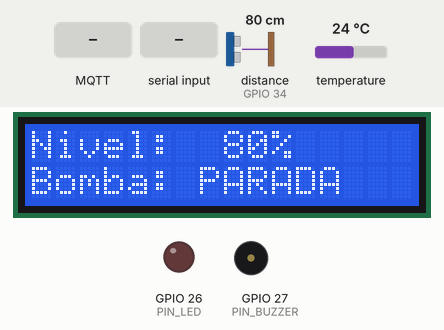
This sketch was run on a simulated ESP32. Shown: 16×2 character LCD, output pins drawn as LEDs (lit = HIGH), buzzer (waves = sounding, pin HIGH). Wiring (from diagram.json): ultrasonic range finder: trigger GPIO 5; echo GPIO 34. The test bench sets the inputs (shaded band); at power-on: distance to the obstacle (sensor on GPIO 34) 80 cm, temperature 24 °C. The echo pulse lasts 58.3 µs per cm; WiFi joins after 1.5 s; servers stay silent unless stated; the local clock reads 2024-03-15 10:24:30 at power-on unless the sketch sets it; no MQTT or app messages arrive unless stated; pins used as bus, display or sensor lines are not drawn; what the sketch prints to the serial monitor is not drawn.

Above: at 1.6 s.
1.7 s: MQTT message "LIGAR" arrives on the first subscribed topic
At 2.6 s:
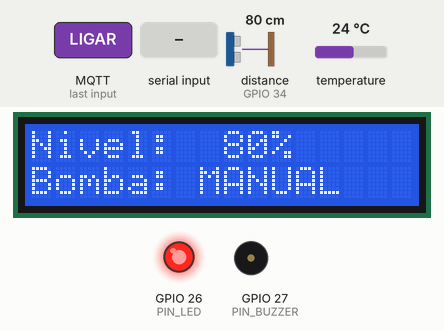
3.5 s: distance to the obstacle (sensor on GPIO 34) set to 47 cm
At 5.7 s:
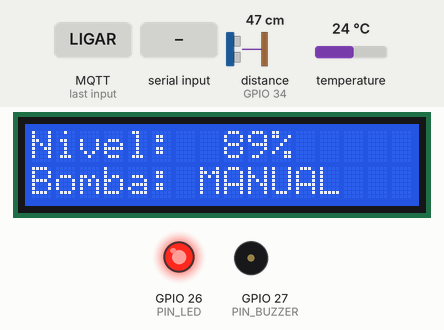
6.2 s: distance to the obstacle (sensor on GPIO 34) set to 40 cm
At 7.82 s:
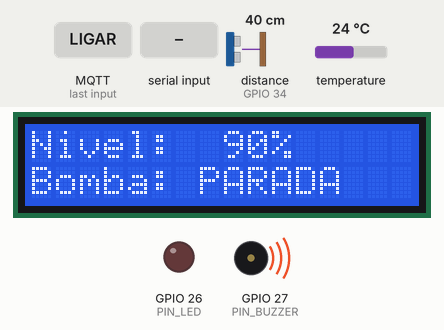
9.9 s: temperature set to 12 °C
At 14.2 s:
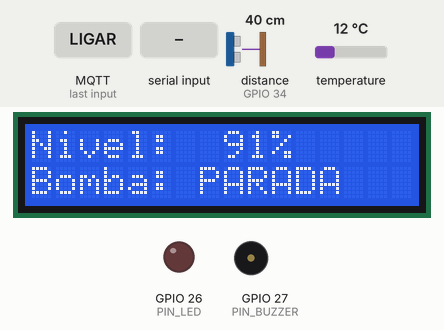
14.8 s: "LIGAR\n" received over Serial
At 15.5 s:
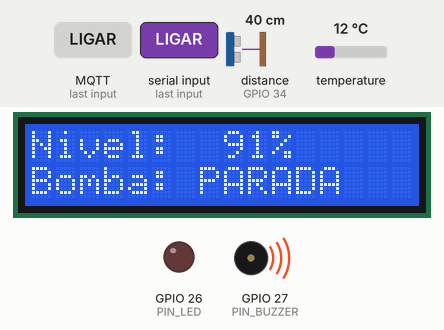
16.3 s: distance to the obstacle (sensor on GPIO 34) set to 26 cm
At 18.5 s:
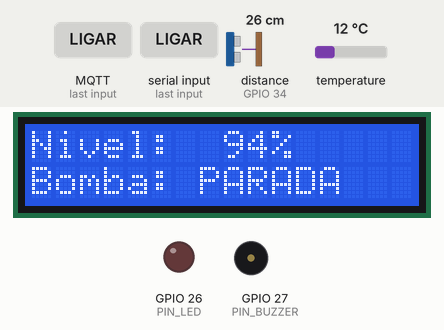
18.8 s: distance to the obstacle (sensor on GPIO 34) set to 22 cm
Timing chart, 0 to 21.7 s (numbered marks = the images above; inputs shaded):
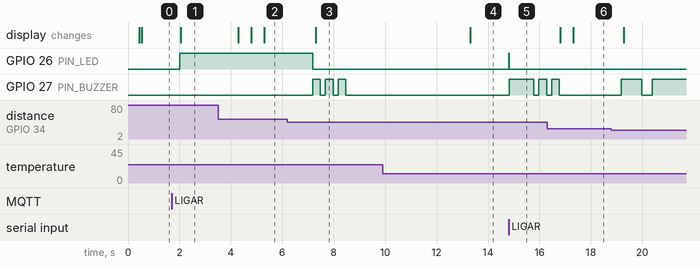

The sketch:

sketch.ino
```cpp
#include <WiFi.h>
#include <WiFiClientSecure.h>
#include <PubSubClient.h>
#include <Wire.h>
#include <LiquidCrystal_I2C.h>
#include <OneWire.h>
#include <DallasTemperature.h>
#include <time.h>
#include <stdarg.h>

// ---------- pinos ----------
#define PIN_TRIG    5
#define PIN_ECHO    34
#define PIN_TEMP    4
#define PIN_LED     26
#define PIN_BUZZER  27

// ---------- calibracao ----------
const float D_VAZIO  = 400.0;  // cm do sensor ate o fundo
const float D_CHEIO  = 2.0;    // cm do sensor ate o nivel maximo
const float ALFA_EMA = 0.30;

// ---------- limiares ----------
const int NIVEL_LIGA     = 10;
const int NIVEL_DESLIGA  = 90;
const int NIVEL_BAIXO    = 15;
const int NIVEL_CRITICO  = 95;

// ---------- rede ----------
const char* SSID    = "Wokwi-GUEST";
const char* SENHA   = "";
const char* BROKER  = "seu-cluster.s1.eu.hivemq.cloud";
const int   PORTA   = 8883;
const char* USUARIO = "esp32";
const char* SENHA_MQTT = "troque-aqui";
const char* PREFIXO = "catolicasc-g4/reservatorio";

// ---------- wi-fi: reconexao e relogio ----------
// Espera entre tentativas de reconexao. Dobra a cada falha ate o teto para
// nao inundar o ar com pedidos de associacao enquanto o AP esta fora.
const unsigned long WIFI_ESPERA_INICIAL = 5000;
const unsigned long WIFI_ESPERA_MAXIMA  = 30000;
const long NTP_FUSO = -3 * 3600;   // horario de Brasilia (UTC-3)

// WiFiClientSecure no lugar de WiFiClient: o cluster exige TLS.
WiFiClientSecure net;
PubSubClient mqtt(net);
LiquidCrystal_I2C lcd(0x27, 16, 2);
OneWire fio(PIN_TEMP);
DallasTemperature sensorTemp(&fio);

// ---------- estado ----------
float buf[5]; uint8_t bufIdx = 0; bool bufCheio = false;
float distFiltrada = -1, temperatura = 25.0;
int nivel = 0;
bool bombaLigada = false, origemAuto = false, inibido = false;
String alerta = "NORMAL";
unsigned long tLeitura = 0, tLcd = 0, tPub = 0, tTemp = 0, tMqtt = 0;
unsigned long backoff = 1000;

// ---------- estado da rede ----------
bool wifiConectado = false, horaSincronizada = false;
unsigned long tWifi = 0, tTentativa = 0, tQueda = 0, tSemWifi = 0, tStatus = 0;
unsigned long esperaWifi = WIFI_ESPERA_INICIAL;
unsigned long tentativasWifi = 0, quedasWifi = 0;

// ---------- log carimbado ----------
// Toda linha sai com [data hora | uptime] na frente. E isso que transforma o
// print do monitor serial em evidencia: da para conferir a hora do log com a
// hora do relogio do computador na mesma tela.
void carimbo(char* saida, size_t n) {
  unsigned long s = millis() / 1000;
  char hora[20] = "--/-- --:--:--";
  if (horaSincronizada) {
    time_t agora = time(nullptr);
    struct tm t;
    localtime_r(&agora, &t);
    strftime(hora, sizeof(hora), "%d/%m %H:%M:%S", &t);
  }
  snprintf(saida, n, "[%s | up %02lu:%02lu:%02lu]", hora, s / 3600, (s / 60) % 60, s % 60);
}

void logSerial(const char* fmt, ...) {
  char ts[40];
  carimbo(ts, sizeof(ts));
  char msg[220];
  va_list args;
  va_start(args, fmt);
  vsnprintf(msg, sizeof(msg), fmt, args);
  va_end(args);
  Serial.print(ts); Serial.print(' '); Serial.println(msg);
}

const char* nomeStatusWifi(wl_status_t s) {
  switch (s) {
    case WL_CONNECTED:       return "CONECTADO";
    case WL_NO_SSID_AVAIL:   return "SSID_NAO_ENCONTRADO";
    case WL_CONNECT_FAILED:  return "FALHA_NA_AUTENTICACAO";
    case WL_CONNECTION_LOST: return "CONEXAO_PERDIDA";
    case WL_DISCONNECTED:    return "DESCONECTADO";
    case WL_IDLE_STATUS:     return "OCIOSO";
    default:                 return "DESCONHECIDO";
  }
}

// RSSI e potencia recebida em dBm, sempre negativa: quanto mais perto de zero,
// mais forte o sinal que chega na antena.
const char* qualidadeRssi(int rssi) {
  if (rssi >= -60) return "boa";
  if (rssi >= -70) return "aceitavel";
  if (rssi >= -80) return "fraca";
  return "critica";
}

void imprimirStatus() {
  wl_status_t s = WiFi.status();
  if (s == WL_CONNECTED) {
    int rssi = WiFi.RSSI();
    logSerial("ATIVO -- IP=%s RSSI=%d dBm (%s) | MQTT=%s | nivel=%d%% temp=%.1fC bomba=%s | quedas=%lu",
              WiFi.localIP().toString().c_str(), rssi, qualidadeRssi(rssi),
              mqtt.connected() ? "conectado" : "desconectado",
              nivel, temperatura,
              bombaLigada ? (origemAuto ? "AUTO" : "MANUAL") : "parada", quedasWifi);
  } else {
    logSerial("OFFLINE -- status=%s | tentativas=%lu | quedas=%lu",
              nomeStatusWifi(s), tentativasWifi, quedasWifi);
  }
}

void iniciarWifi() {
  WiFi.mode(WIFI_STA);
  WiFi.persistent(false);        // nao regrava as credenciais na flash a cada boot
  WiFi.setAutoReconnect(false);  // a reconexao e feita por supervisionarWifi(), logo
                                 // abaixo: um mecanismo so, e com log de cada passo
  logSerial("Wi-Fi: associando ao SSID \"%s\" e pedindo endereco por DHCP...", SSID);
  WiFi.begin(SSID, SENHA);
  tTentativa = millis();
  tentativasWifi = 1;
}

void aoConectarWifi() {
  wifiConectado = true;
  esperaWifi = WIFI_ESPERA_INICIAL;
  backoff = 1000;   // solta a espera do MQTT: com rede de volta ele tenta na hora
  tMqtt = 0;
  int rssi = WiFi.RSSI();
  logSerial("Wi-Fi CONECTADO -- SSID=%s canal=%d RSSI=%d dBm (%s)",
            WiFi.SSID().c_str(), WiFi.channel(), rssi, qualidadeRssi(rssi));
  logSerial("DHCP entregou: IP=%s mascara=%s gateway=%s DNS=%s",
            WiFi.localIP().toString().c_str(), WiFi.subnetMask().toString().c_str(),
            WiFi.gatewayIP().toString().c_str(), WiFi.dnsIP().toString().c_str());
  if (tQueda) {
    logSerial("RECONEXAO AUTOMATICA concluida em %.1f s apos a queda #%lu, "
              "sem mexer no codigo e sem upload novo",
              (millis() - tQueda) / 1000.0, quedasWifi);
    tQueda = 0;
  }
  if (!horaSincronizada) {
    configTime(NTP_FUSO, 0, "pool.ntp.org", "a.st1.ntp.br");
    logSerial("NTP: pedindo a hora certa para carimbar as proximas linhas");
  }
}

// Um caminho unico para registrar a perda, venha ela de uma queda real ou do
// comando QUEDA digitado no monitor serial.
void registrarQueda(const char* motivo) {
  if (!wifiConectado) return;
  wifiConectado = false;
  quedasWifi++;
  tQueda = millis();
  tSemWifi = 0;
  logSerial("Wi-Fi PERDIDO (queda #%lu) -- %s", quedasWifi, motivo);
  mqtt.disconnect();   // sem rede o MQTT so acumularia timeout; ele volta depois
  esperaWifi = WIFI_ESPERA_INICIAL;
  tTentativa = millis() - esperaWifi;   // primeira tentativa sai imediatamente
}

// Esta e a logica que detecta e reage a uma queda de Wi-Fi. Roda a cada 250 ms
// dentro do loop(), sem bloquear: o sensor, o LCD e a bomba continuam
// funcionando enquanto a rede nao volta.
void supervisionarWifi() {
  unsigned long agora = millis();
  if (agora - tWifi < 250) return;
  tWifi = agora;

  wl_status_t s = WiFi.status();

  if (s == WL_CONNECTED) {
    if (!wifiConectado) aoConectarWifi();
    if (!horaSincronizada && time(nullptr) > 1700000000) {
      horaSincronizada = true;
      logSerial("NTP: relogio sincronizado -- as linhas acima tinham so o uptime");
    }
    return;
  }

  if (wifiConectado) {
    char motivo[80];
    snprintf(motivo, sizeof(motivo), "queda detectada pelo firmware (status=%s)", nomeStatusWifi(s));
    registrarQueda(motivo);
  }

  // Na queda, uma linha por segundo deixa a interrupcao visivel no print.
  // No boot, a cada 2 s, para nao empurrar o DHCP para fora da tela.
  if (agora - tSemWifi >= (tQueda ? 1000UL : 2000UL)) {
    tSemWifi = agora;
    if (tQueda) logSerial("sem Wi-Fi ha %.1f s (status=%s) -- o ESP32 esta tentando voltar sozinho",
                          (agora - tQueda) / 1000.0, nomeStatusWifi(s));
    else        logSerial("ainda sem IP (status=%s) -- aguardando o Wi-Fi subir", nomeStatusWifi(s));
  }

  if (agora - tTentativa < esperaWifi) return;
  tTentativa = agora;
  tentativasWifi++;
  logSerial("Wi-Fi: tentativa #%lu de %s (proxima em %lu s se esta falhar)",
            tentativasWifi, tQueda ? "reconexao" : "conexao", esperaWifi / 1000);
  WiFi.disconnect(false, false);
  WiFi.begin(SSID, SENHA);
  esperaWifi = min(esperaWifi * 2, WIFI_ESPERA_MAXIMA);
}

// ---------- buzzer nao bloqueante ----------
const uint16_t PAD_CONCLUIDO[] = {300, 200, 300, 200, 300, 0};
const uint16_t PAD_ALTO[]      = {800, 400, 0};
const uint16_t* padrao = nullptr;
uint8_t padIdx = 0; bool padRepete = false; unsigned long padT = 0;

void tocar(const uint16_t* p, bool rep) {
  if (padrao == p) return;
  padrao = p; padIdx = 0; padRepete = rep; padT = millis();
  digitalWrite(PIN_BUZZER, HIGH);
}
void pararBuzzer() { padrao = nullptr; digitalWrite(PIN_BUZZER, LOW); }
void atualizarBuzzer() {
  if (!padrao) return;
  if (millis() - padT < padrao[padIdx]) return;
  padT = millis(); padIdx++;
  if (padrao[padIdx] == 0) {
    if (padRepete) { padIdx = 0; digitalWrite(PIN_BUZZER, HIGH); }
    else pararBuzzer();
    return;
  }
  digitalWrite(PIN_BUZZER, (padIdx % 2 == 0) ? HIGH : LOW);
}

// ---------- medicao ----------
float lerDistancia() {
  float v = 331.4 + 0.606 * temperatura;      // m/s
  float cmPorUs = v / 10000.0;
  digitalWrite(PIN_TRIG, LOW);  delayMicroseconds(4);
  digitalWrite(PIN_TRIG, HIGH); delayMicroseconds(10);
  digitalWrite(PIN_TRIG, LOW);
  unsigned long dur = pulseIn(PIN_ECHO, HIGH, 30000UL);
  if (dur == 0) return -1.0;
  return (dur * cmPorUs) / 2.0;
}

float mediana() {
  float t[5]; uint8_t n = bufCheio ? 5 : bufIdx;
  if (n == 0) return -1.0;
  for (uint8_t i = 0; i < n; i++) t[i] = buf[i];
  for (uint8_t i = 1; i < n; i++) {
    float k = t[i]; int j = i - 1;
    while (j >= 0 && t[j] > k) { t[j + 1] = t[j]; j--; }
    t[j + 1] = k;
  }
  return t[n / 2];
}

void medir() {
  float d = lerDistancia();
  if (d < 0 || d > 450) return;
  buf[bufIdx] = d;
  bufIdx = (bufIdx + 1) % 5;
  if (bufIdx == 0) bufCheio = true;
  float m = mediana();
  if (m < 0) return;
  distFiltrada = (distFiltrada < 0) ? m : (ALFA_EMA * m + (1 - ALFA_EMA) * distFiltrada);
  float pct = (D_VAZIO - distFiltrada) / (D_VAZIO - D_CHEIO) * 100.0;
  nivel = constrain((int)round(pct), 0, 100);
}

// ---------- publicacao ----------
void pub(const char* sufixo, const char* payload, bool retained = false) {
  if (!mqtt.connected()) return;
  char topico[100];
  snprintf(topico, sizeof(topico), "%s/%s", PREFIXO, sufixo);
  mqtt.publish(topico, payload, retained);
}

void publicarBomba() {
  const char* v = !bombaLigada ? "DESLIGADA" : (origemAuto ? "LIGADA:AUTO" : "LIGADA:MANUAL");
  pub("bomba", v, true);
}

void definirAlerta(String novo) {
  if (novo == alerta) return;
  alerta = novo;
  pub("alerta/nivel", alerta.c_str());
}

// ---------- logica da bomba ----------
void ligar(bool automatico) {
  if (bombaLigada) return;
  bombaLigada = true; origemAuto = automatico;
  digitalWrite(PIN_LED, HIGH);
  publicarBomba();
  if (automatico) definirAlerta("ACIONAMENTO_AUTOMATICO");
}

void parar(bool manual) {
  if (!bombaLigada) return;
  bombaLigada = false;
  digitalWrite(PIN_LED, LOW);
  if (manual && nivel <= NIVEL_LIGA) inibido = true;
  publicarBomba();
  if (!manual) { tocar(PAD_CONCLUIDO, false); definirAlerta("ENCHIMENTO_CONCLUIDO"); }
}

void controlar() {
  if (nivel > NIVEL_BAIXO) inibido = false;
  if (!bombaLigada && nivel <= NIVEL_LIGA && !inibido) ligar(true);
  else if (bombaLigada && nivel >= NIVEL_DESLIGA) parar(false);

  if (nivel >= NIVEL_CRITICO) { definirAlerta("CRITICO_ALTO"); tocar(PAD_ALTO, true); }
  else {
    if (padRepete) pararBuzzer();
    if (nivel < NIVEL_BAIXO) definirAlerta("NIVEL_BAIXO");
    else if (alerta == "CRITICO_ALTO" || alerta == "NIVEL_BAIXO") definirAlerta("NORMAL");
  }
}

// ---------- comandos ----------
void aplicarComando(String c) {
  c.trim(); c.toUpperCase();
  if (c == "LIGAR")      { ligar(false); pub("comando/bomba/confirmacao", "LIGAR:OK"); }
  else if (c == "PARAR") { parar(true);  pub("comando/bomba/confirmacao", "PARAR:OK"); }
  else                     pub("comando/bomba/confirmacao", "ERRO:comando_invalido");
}

void aoReceber(char* topico, byte* payload, unsigned int len) {
  String msg; for (unsigned int i = 0; i < len; i++) msg += (char)payload[i];
  aplicarComando(msg);
}

// ---------- comandos digitados no monitor serial ----------
// QUEDA existe para a evidencia de reconexao: derruba o Wi-Fi de proposito sem
// editar o codigo e sem upload novo, entao o que acontece depois e do firmware.
void processarComandoSerial(String c) {
  c.trim(); c.toUpperCase();
  if (c == "QUEDA") {
    logSerial("COMANDO \"QUEDA\": derrubando o Wi-Fi de proposito para testar a reconexao");
    registrarQueda("desconexao provocada pelo comando QUEDA no monitor serial");
    WiFi.disconnect(false, false);   // so desassocia; nao apaga as credenciais
  } else if (c == "STATUS") {
    imprimirStatus();
  } else if (c == "LIGAR" || c == "PARAR") {
    aplicarComando(c);
    logSerial("COMANDO \"%s\" aplicado pelo monitor serial", c.c_str());
  } else {
    logSerial("comando \"%s\" desconhecido -- use QUEDA, STATUS, LIGAR ou PARAR", c.c_str());
  }
}

void lerSerial() {
  static String linha;
  while (Serial.available()) {
    char c = (char)Serial.read();
    if (c == '\n' || c == '\r') {
      if (linha.length()) {
        Serial.println();
        processarComandoSerial(linha);
        linha = "";
      }
    } else if (c == 8 || c == 127) {          // backspace
      if (linha.length()) {
        linha.remove(linha.length() - 1);
        Serial.print("\b \b");
      }
    } else if (linha.length() < 32) {
      linha += c;
      Serial.write(c);   // eco: o terminal do Wokwi no VS Code nao ecoa sozinho,
                         // entao sem isto o comando digitado nao sai no print
    }
  }
}

// ---------- conexao ----------
void conectarMqtt() {
  // Usa o estado que supervisionarWifi() publica, e nao WiFi.status() direto:
  // assim a linha do MQTT nunca aparece antes das linhas de Wi-Fi e DHCP.
  if (mqtt.connected() || !wifiConectado) return;
  if (millis() - tMqtt < backoff) return;
  tMqtt = millis();
  char id[40], lwt[110];
  snprintf(id, sizeof(id), "esp32-reserv-%06X", (uint32_t)ESP.getEfuseMac());
  snprintf(lwt, sizeof(lwt), "%s/status", PREFIXO);
  if (mqtt.connect(id, USUARIO, SENHA_MQTT, lwt, 1, true, "offline")) {
    backoff = 1000;
    pub("status", "online", true);
    publicarBomba();
    char sub[110];
    snprintf(sub, sizeof(sub), "%s/comando/bomba", PREFIXO);
    mqtt.subscribe(sub, 1);
    logSerial("MQTT conectado ao broker %s:%d como %s", BROKER, PORTA, id);
  } else {
    backoff = min(backoff * 2, 30000UL);
    logSerial("MQTT: falha ao conectar em %s:%d (rc=%d) -- nova tentativa em %lu s",
              BROKER, PORTA, mqtt.state(), backoff / 1000);
  }
}

void setup() {
  Serial.begin(115200);
  delay(300);   // da tempo do monitor serial engatar antes do cabecalho
  Serial.println();
  logSerial("===== Reservatorio IoT -- firmware iniciado =====");
  logSerial("Dispositivo esp32-reserv-%06X | topico base: %s",
            (uint32_t)ESP.getEfuseMac(), PREFIXO);
  logSerial("Comandos do monitor serial: QUEDA | STATUS | LIGAR | PARAR");
  pinMode(PIN_TRIG, OUTPUT); pinMode(PIN_ECHO, INPUT);
  pinMode(PIN_LED, OUTPUT);  pinMode(PIN_BUZZER, OUTPUT);
  digitalWrite(PIN_LED, LOW); digitalWrite(PIN_BUZZER, LOW);

  Wire.begin(21, 22);
  lcd.init(); lcd.backlight();
  lcd.setCursor(0, 0); lcd.print("Reservatorio");
  lcd.setCursor(0, 1); lcd.print("Iniciando...");

  sensorTemp.begin();
  iniciarWifi();

  // Aceita o certificado do broker sem validar a cadeia. Suficiente
  // para o trabalho e evita embutir o CA raiz no firmware; em
  // producao o certo seria net.setCACert(...) com o CA do cluster.
  net.setInsecure();

  mqtt.setServer(BROKER, PORTA);
  mqtt.setCallback(aoReceber);
}

void loop() {
  unsigned long agora = millis();

  if (agora - tTemp > 3000) {
    tTemp = agora;
    sensorTemp.requestTemperatures();
    float t = sensorTemp.getTempCByIndex(0);
    if (t > -50 && t < 90) temperatura = t;
  }

  if (agora - tLeitura > 100) { tLeitura = agora; medir(); controlar(); }

  if (agora - tLcd > 500) {
    tLcd = agora;
    char l1[17], l2[17];
    snprintf(l1, sizeof(l1), "Nivel: %3d%%    ", nivel);
    snprintf(l2, sizeof(l2), "Bomba: %-9s", bombaLigada ? (origemAuto ? "AUTO" : "MANUAL") : "PARADA");
    lcd.setCursor(0, 0); lcd.print(l1);
    lcd.setCursor(0, 1); lcd.print(l2);
  }

  if (agora - tPub > 2000 && mqtt.connected()) {
    tPub = agora;
    char v[12];
    snprintf(v, sizeof(v), "%d", nivel);            pub("nivel", v);
    snprintf(v, sizeof(v), "%.1f", distFiltrada);   pub("distancia", v);
    snprintf(v, sizeof(v), "%.1f", temperatura);    pub("temperatura", v);
  }

  // Batimento de vida no serial: prova que a conexao segue de pe entre um
  // evento e outro, mesmo quando nada mais esta acontecendo.
  if (agora - tStatus > 5000) {
    tStatus = agora;
    if (wifiConectado) imprimirStatus();
  }

  atualizarBuzzer();
  supervisionarWifi();
  lerSerial();
  conectarMqtt();
  mqtt.loop();
}
```

Measured:
- the behaviour switches between 44 and 43 cm on distance to the obstacle (sensor on GPIO 34) (found by bisection; images 2 and 3)
- after the input at 1.7 s, GPIO 26 (PIN_LED): LOW → HIGH after 0.32 s; the display: changes after 0.35 s (image 1)
- after the input at 3.5 s, the display: first changes after 0.80 s (image 2 shows a later state)
- after the input at 6.2 s, GPIO 26 (PIN_LED): HIGH → LOW after 0.98 s; GPIO 27 (PIN_BUZZER): alternates HIGH for 0.30 s and LOW for 0.20 s, 6 changes in all, then stays LOW, starting after 0.98 s; the display: changes after 1.1 s (image 3)
- after the input at 9.9 s, the display: changes after 3.4 s (image 4)
- after the input at 14.8 s, GPIO 26 (PIN_LED): LOW → HIGH at once, → LOW 0.01 s later; GPIO 27 (PIN_BUZZER): LOW → HIGH at once, → LOW 0.96 s later, → HIGH 0.20 s later, → LOW 0.30 s later
- after the input at 16.3 s, the display: first changes after 0.52 s (image 6 shows a later state)
- after the input at 18.8 s, GPIO 27 (PIN_BUZZER): LOW → HIGH after 0.39 s, → LOW 0.80 s later, → HIGH 0.40 s later
